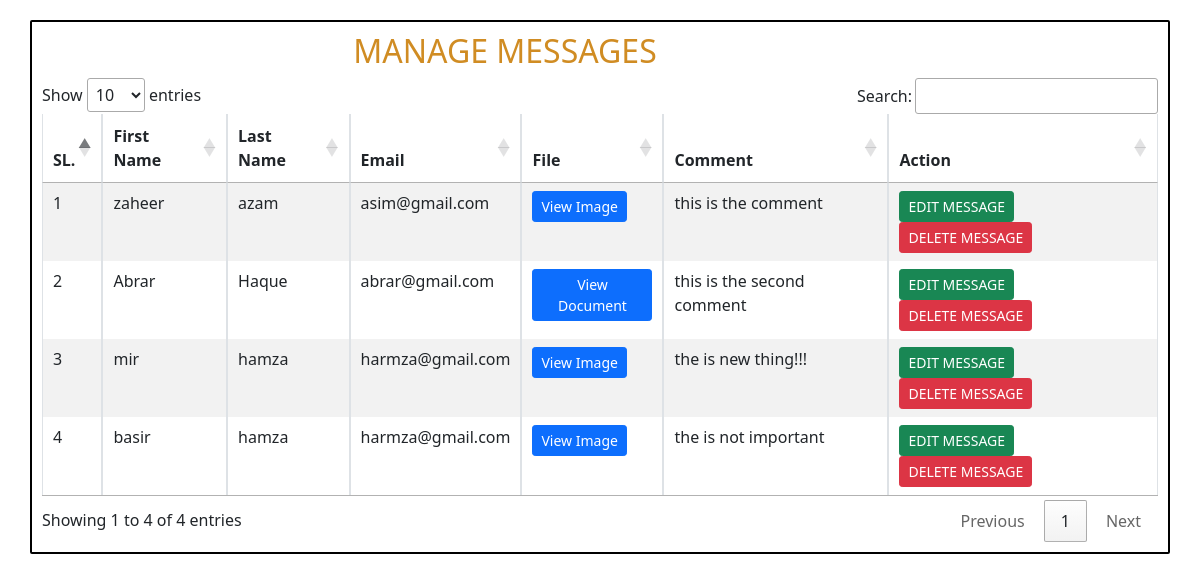
The page /view.php on the database its author committed.
### tables this page shows
CREATE TABLE `contact_us` (
  `id` int(11) NOT NULL,
  `first_name` varchar(255) NOT NULL,
  `last_name` varchar(255) NOT NULL,
  `email` varchar(255) NOT NULL,
  `file` varchar(255) NOT NULL,
  `comment` varchar(500) DEFAULT NULL,
  `created_at` datetime NOT NULL
);

### view.php (the view, shortened to what this page needs)
<?php
    include ('db_connection.php');
    $sql = "SELECT * FROM contact_us";
    $result = $conn->query($sql);
    $filepath = 'http://localhost/Projects/CDIP/demo/uploads/';
?>
<!DOCTYPE html>
<html lang="en">
<head>
    <link href="https://cdn.jsdelivr.net/npm/bootstrap@5.1.3/dist/css/bootstrap.min.css" rel="stylesheet">
    <link rel="stylesheet" href="https://cdn.datatables.net/1.10.19/css/jquery.dataTables.min.css">
</head>
<body>
<div class="container" style="padding: 10px; margin-top: 20px; border: 2px solid #000; border-radius: 2px;">
    <div class="row">
        <div class="col-md-10">
            <h2 style="text-align: center; color: #d08c23;">MANAGE MESSAGES</h2>
        </div>
    </div>
    <div class="showdata">
        <table id="example" class="table table-striped table-bordered" style="width:100%">
            <thead>
                <tr>
                    <th>SL.</th>
                    <th>First Name</th>
                    <th>Last Name</th>
                    <th>Email</th>
                    <th>File</th>
                    <th>Comment</th>
                    <th>Action</th>
                </tr>
            </thead>
            <tbody>
            <?php
                if ($result->num_rows > 0) {
                    $count = 1;
                    while($row = $result->fetch_assoc()) {
            ?>
                        <tr id="productRow-<?php echo $row["id"]; ?>" class="product-row" data-id="<?php echo $row["id"]; ?>">
                            <td><?php echo $count ?></td>
                            <td class="first_name"><?php echo $row["first_name"] ?></td>
                            <td class="last_name"><?php echo $row["last_name"] ?></td>
                            <td class="email"><?php echo $row["email"] ?></td>
                            <td>
                                <?php
                                    $fileExtension = pathinfo($row["file"], PATHINFO_EXTENSION);
                                    if (in_array($fileExtension, ['jpg', 'jpeg', 'png', 'gif'])) {
                                ?>
                                        <button type="button" class="btn btn-primary btn-sm view-file-btn" data-file="<?php echo $filepath.$row["file"]; ?>">View Image</button>
                                <?php
                                    } elseif (in_array($fileExtension, ['pdf', 'doc', 'docx'])) {
                                ?>
                                        <button type="button" class="btn btn-primary btn-sm view-file-btn" data-file="<?php echo $filepath.$row["file"]; ?>">View Document</button>
                                <?php
                                    } else {
                                        echo "File type not supported";
                                    }
                                ?>
                            </td>
                            <td class="comment"><?php echo $row["comment"] ?></td>
                            <td>
                                <input type="button" class="btn btn-success btn-sm edit_product" value="EDIT MESSAGE" data-product-id="<?php echo $row["id"]; ?>"/>
                                <button type="button" class="btn btn-danger btn-sm delete-product-btn" data-id="<?php echo $row["id"]; ?>" data-bs-toggle="modal" data-bs-target="#confirmDeleteModal">DELETE MESSAGE</button>
                            </td>
                        </tr>
            <?php
                        $count++;
                    }
                }
            ?>
            </tbody>
        </table>
    </div>
</div>
</body>
</html>

### rows shown on the page
contact_us: first_name "zaheer", last_name "azam", email "asim@gmail.com", comment "this is the comment"
contact_us: first_name "Abrar", last_name "Haque", email "abrar@gmail.com", comment "this is the second comment"
contact_us: first_name "mir", last_name "hamza", email "harmza@gmail.com", comment "the is new thing!!!"
contact_us: first_name "basir", last_name "hamza", email "harmza@gmail.com", comment "the is not important"
